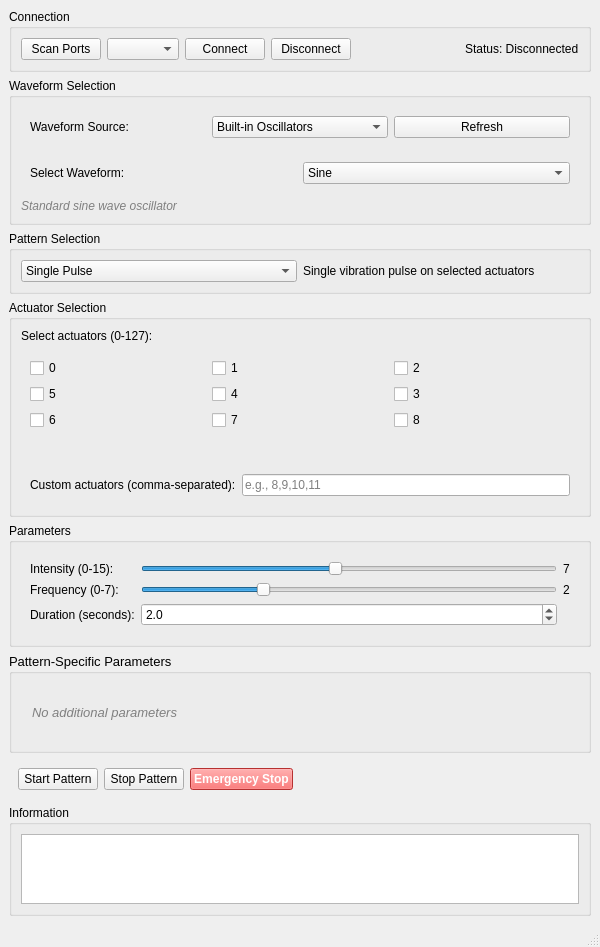
<?xml version="1.0" encoding="UTF-8"?>
<ui version="4.0">
 <class>MainWindow</class>
 <widget class="QMainWindow" name="MainWindow">
  <property name="geometry">
   <rect>
    <x>0</x>
    <y>0</y>
    <width>600</width>
    <height>750</height>
   </rect>
  </property>
  <property name="windowTitle">
   <string>Haptic Vibration Pattern Controller</string>
  </property>
  <widget class="QWidget" name="centralwidget">
   <layout class="QVBoxLayout" name="verticalLayout">
    <item>
     <widget class="QGroupBox" name="connectionGroup">
      <property name="title">
       <string>Connection</string>
      </property>
      <layout class="QHBoxLayout" name="connectionLayout">
       <item>
        <widget class="QPushButton" name="scanPortsButton">
         <property name="text">
          <string>Scan Ports</string>
         </property>
        </widget>
       </item>
       <item>
        <widget class="QComboBox" name="portComboBox"/>
       </item>
       <item>
        <widget class="QPushButton" name="connectButton">
         <property name="text">
          <string>Connect</string>
         </property>
        </widget>
       </item>
       <item>
        <widget class="QPushButton" name="disconnectButton">
         <property name="text">
          <string>Disconnect</string>
         </property>
        </widget>
       </item>
       <item>
        <spacer name="horizontalSpacer">
         <property name="orientation">
          <enum>Qt::Horizontal</enum>
         </property>
         <property name="sizeHint" stdset="0">
          <size>
           <width>40</width>
           <height>20</height>
          </size>
         </property>
        </spacer>
       </item>
       <item>
        <widget class="QLabel" name="statusLabel">
         <property name="text">
          <string>Status: Disconnected</string>
         </property>
        </widget>
       </item>
      </layout>
     </widget>
    </item>
    <item>
     <widget class="QGroupBox" name="waveformGroup">
      <property name="title">
       <string>Waveform Selection</string>
      </property>
      <layout class="QVBoxLayout" name="waveformLayout">
       <item>
        <widget class="QWidget" name="waveformSelectionWidget">
         <layout class="QHBoxLayout" name="waveformSelectionLayout">
          <item>
           <widget class="QLabel" name="waveformLabel">
            <property name="text">
             <string>Waveform Source:</string>
            </property>
           </widget>
          </item>
          <item>
           <widget class="QComboBox" name="waveformSourceComboBox">
            <item>
             <property name="text">
              <string>Built-in Oscillators</string>
             </property>
            </item>
            <item>
             <property name="text">
              <string>Event Library</string>
             </property>
            </item>
           </widget>
          </item>
          <item>
           <widget class="QPushButton" name="refreshWaveformsButton">
            <property name="text">
             <string>Refresh</string>
            </property>
           </widget>
          </item>
         </layout>
        </widget>
       </item>
       <item>
        <widget class="QWidget" name="waveformListWidget">
         <layout class="QHBoxLayout" name="waveformListLayout">
          <item>
           <widget class="QLabel" name="selectWaveformLabel">
            <property name="text">
             <string>Select Waveform:</string>
            </property>
           </widget>
          </item>
          <item>
           <widget class="QComboBox" name="waveformComboBox">
            <item>
             <property name="text">
              <string>Sine</string>
             </property>
            </item>
            <item>
             <property name="text">
              <string>Square</string>
             </property>
            </item>
            <item>
             <property name="text">
              <string>Saw</string>
             </property>
            </item>
            <item>
             <property name="text">
              <string>Triangle</string>
             </property>
            </item>
            <item>
             <property name="text">
              <string>Chirp</string>
             </property>
            </item>
            <item>
             <property name="text">
              <string>FM</string>
             </property>
            </item>
            <item>
             <property name="text">
              <string>PWM</string>
             </property>
            </item>
            <item>
             <property name="text">
              <string>Noise</string>
             </property>
            </item>
           </widget>
          </item>
         </layout>
        </widget>
       </item>
       <item>
        <widget class="QLabel" name="waveformInfoLabel">
         <property name="text">
          <string>Standard sine wave oscillator</string>
         </property>
         <property name="wordWrap">
          <bool>true</bool>
         </property>
         <property name="styleSheet">
          <string>color: gray; font-style: italic;</string>
         </property>
        </widget>
       </item>
      </layout>
     </widget>
    </item>
    <item>
     <widget class="QGroupBox" name="patternGroup">
      <property name="title">
       <string>Pattern Selection</string>
      </property>
      <layout class="QHBoxLayout" name="patternLayout">
       <item>
        <widget class="QComboBox" name="patternComboBox">
         <item>
          <property name="text">
           <string>Single Pulse</string>
          </property>
         </item>
         <item>
          <property name="text">
           <string>Wave</string>
          </property>
         </item>
         <item>
          <property name="text">
           <string>Pulse Train</string>
          </property>
         </item>
         <item>
          <property name="text">
           <string>Fade</string>
          </property>
         </item>
         <item>
          <property name="text">
           <string>Circular</string>
          </property>
         </item>
         <item>
          <property name="text">
           <string>Random</string>
          </property>
         </item>
         <item>
          <property name="text">
           <string>Sine Wave</string>
          </property>
         </item>
        </widget>
       </item>
       <item>
        <widget class="QLabel" name="patternDescLabel">
         <property name="text">
          <string>Single vibration pulse on selected actuators</string>
         </property>
        </widget>
       </item>
      </layout>
     </widget>
    </item>
    <item>
     <widget class="QGroupBox" name="actuatorGroup">
      <property name="title">
       <string>Actuator Selection</string>
      </property>
      <layout class="QVBoxLayout" name="actuatorLayout">
       <item>
        <widget class="QLabel" name="actuatorLabel">
         <property name="text">
          <string>Select actuators (0-127):</string>
         </property>
        </widget>
       </item>
       <item>
        <widget class="QWidget" name="checkboxWidget">
         <layout class="QGridLayout" name="checkboxLayout">
          <item row="0" column="0">
           <widget class="QCheckBox" name="actuator0CheckBox">
            <property name="text">
             <string>0</string>
            </property>
           </widget>
          </item>
          <item row="0" column="1">
           <widget class="QCheckBox" name="actuator1CheckBox">
            <property name="text">
             <string>1</string>
            </property>
           </widget>
          </item>
          <item row="0" column="2">
           <widget class="QCheckBox" name="actuator2CheckBox">
            <property name="text">
             <string>2</string>
            </property>
           </widget>
          </item>
          <item row="1" column="2">
           <widget class="QCheckBox" name="actuator3CheckBox">
            <property name="text">
             <string>3</string>
            </property>
           </widget>
          </item>
          <item row="1" column="1">
           <widget class="QCheckBox" name="actuator4CheckBox">
            <property name="text">
             <string>4</string>
            </property>
           </widget>
          </item>
          <item row="1" column="0">
           <widget class="QCheckBox" name="actuator5CheckBox">
            <property name="text">
             <string>5</string>
            </property>
           </widget>
          </item>
          <item row="2" column="0">
           <widget class="QCheckBox" name="actuator6CheckBox">
            <property name="text">
             <string>6</string>
            </property>
           </widget>
          </item>
          <item row="2" column="1">
           <widget class="QCheckBox" name="actuator7CheckBox">
            <property name="text">
             <string>7</string>
            </property>
           </widget>
          </item>
          <item row="2" column="2">
           <widget class="QCheckBox" name="actuator8CheckBox">
            <property name="text">
             <string>8</string>
            </property>
           </widget>
          </item>
          <item row="3" column="0" colspan="3">
           <spacer name="horizontalSpacer_2">
            <property name="orientation">
             <enum>Qt::Horizontal</enum>
            </property>
            <property name="sizeHint" stdset="0">
             <size>
              <width>40</width>
              <height>20</height>
             </size>
            </property>
           </spacer>
          </item>
         </layout>
        </widget>
       </item>
       <item>
        <widget class="QWidget" name="customWidget">
         <layout class="QHBoxLayout" name="customLayout">
          <item>
           <widget class="QLabel" name="customLabel">
            <property name="text">
             <string>Custom actuators (comma-separated):</string>
            </property>
           </widget>
          </item>
          <item>
           <widget class="QLineEdit" name="customActuatorsLineEdit">
            <property name="placeholderText">
             <string>e.g., 8,9,10,11</string>
            </property>
           </widget>
          </item>
         </layout>
        </widget>
       </item>
      </layout>
     </widget>
    </item>
    <item>
     <widget class="QGroupBox" name="parametersGroup">
      <property name="title">
       <string>Parameters</string>
      </property>
      <layout class="QVBoxLayout" name="parametersLayout">
       <item>
        <widget class="QWidget" name="basicParamsWidget">
         <layout class="QGridLayout" name="basicParamsLayout">
          <item row="0" column="0">
           <widget class="QLabel" name="intensityLabel">
            <property name="text">
             <string>Intensity (0-15):</string>
            </property>
           </widget>
          </item>
          <item row="0" column="1">
           <widget class="QSlider" name="intensitySlider">
            <property name="maximum">
             <number>15</number>
            </property>
            <property name="value">
             <number>7</number>
            </property>
            <property name="orientation">
             <enum>Qt::Horizontal</enum>
            </property>
           </widget>
          </item>
          <item row="0" column="2">
           <widget class="QLabel" name="intensityValueLabel">
            <property name="text">
             <string>7</string>
            </property>
           </widget>
          </item>
          <item row="1" column="0">
           <widget class="QLabel" name="frequencyLabel">
            <property name="text">
             <string>Frequency (0-7):</string>
            </property>
           </widget>
          </item>
          <item row="1" column="1">
           <widget class="QSlider" name="frequencySlider">
            <property name="maximum">
             <number>7</number>
            </property>
            <property name="value">
             <number>2</number>
            </property>
            <property name="orientation">
             <enum>Qt::Horizontal</enum>
            </property>
           </widget>
          </item>
          <item row="1" column="2">
           <widget class="QLabel" name="frequencyValueLabel">
            <property name="text">
             <string>2</string>
            </property>
           </widget>
          </item>
          <item row="2" column="0">
           <widget class="QLabel" name="durationLabel">
            <property name="text">
             <string>Duration (seconds):</string>
            </property>
           </widget>
          </item>
          <item row="2" column="1">
           <widget class="QDoubleSpinBox" name="durationSpinBox">
            <property name="decimals">
             <number>1</number>
            </property>
            <property name="minimum">
             <double>0.100000000000000</double>
            </property>
            <property name="maximum">
             <double>60.000000000000000</double>
            </property>
            <property name="value">
             <double>2.000000000000000</double>
            </property>
           </widget>
          </item>
         </layout>
        </widget>
       </item>
      </layout>
     </widget>
    </item>
    <item>
     <widget class="QGroupBox" name="specificParamsGroup">
      <property name="title">
       <string>Pattern-Specific Parameters</string>
      </property>
      <property name="minimumSize">
       <size>
        <width>0</width>
        <height>100</height>
       </size>
      </property>
      <property name="font">
       <font>
        <pointsize>10</pointsize>
       </font>
      </property>
      <layout class="QHBoxLayout" name="specificParamsLayout">
       <property name="spacing">
        <number>15</number>
       </property>
       <property name="leftMargin">
        <number>20</number>
       </property>
       <property name="topMargin">
        <number>20</number>
       </property>
       <property name="rightMargin">
        <number>20</number>
       </property>
       <property name="bottomMargin">
        <number>20</number>
       </property>
       <item>
        <widget class="QLabel" name="noParamsLabel">
         <property name="text">
          <string>No additional parameters</string>
         </property>
         <property name="font">
          <font>
           <pointsize>10</pointsize>
           <italic>true</italic>
          </font>
         </property>
         <property name="styleSheet">
          <string>color: gray;</string>
         </property>
        </widget>
       </item>
       <item>
        <spacer name="horizontalSpacer_4">
         <property name="orientation">
          <enum>Qt::Horizontal</enum>
         </property>
         <property name="sizeHint" stdset="0">
          <size>
           <width>40</width>
           <height>20</height>
          </size>
         </property>
        </spacer>
       </item>
      </layout>
     </widget>
    </item>
    <item>
     <widget class="QWidget" name="controlWidget">
      <layout class="QHBoxLayout" name="controlLayout">
       <item>
        <widget class="QPushButton" name="startButton">
         <property name="text">
          <string>Start Pattern</string>
         </property>
        </widget>
       </item>
       <item>
        <widget class="QPushButton" name="stopButton">
         <property name="text">
          <string>Stop Pattern</string>
         </property>
        </widget>
       </item>
       <item>
        <widget class="QPushButton" name="emergencyStopButton">
         <property name="text">
          <string>Emergency Stop</string>
         </property>
         <property name="styleSheet">
          <string>QPushButton { background-color: #ff4444; color: white; font-weight: bold; }</string>
         </property>
        </widget>
       </item>
       <item>
        <spacer name="horizontalSpacer_3">
         <property name="orientation">
          <enum>Qt::Horizontal</enum>
         </property>
         <property name="sizeHint" stdset="0">
          <size>
           <width>40</width>
           <height>20</height>
          </size>
         </property>
        </spacer>
       </item>
      </layout>
     </widget>
    </item>
    <item>
     <widget class="QGroupBox" name="infoGroup">
      <property name="title">
       <string>Information</string>
      </property>
      <layout class="QVBoxLayout" name="infoLayout">
       <item>
        <widget class="QTextEdit" name="infoTextEdit">
         <property name="readOnly">
          <bool>true</bool>
         </property>
         <property name="maximumHeight">
          <number>150</number>
         </property>
        </widget>
       </item>
      </layout>
     </widget>
    </item>
   </layout>
  </widget>
  <widget class="QMenuBar" name="menubar">
   <property name="geometry">
    <rect>
     <x>0</x>
     <y>0</y>
     <width>600</width>
     <height>22</height>
    </rect>
   </property>
  </widget>
  <widget class="QStatusBar" name="statusbar"/>
 </widget>
 <resources/>
 <connections/>
</ui>
